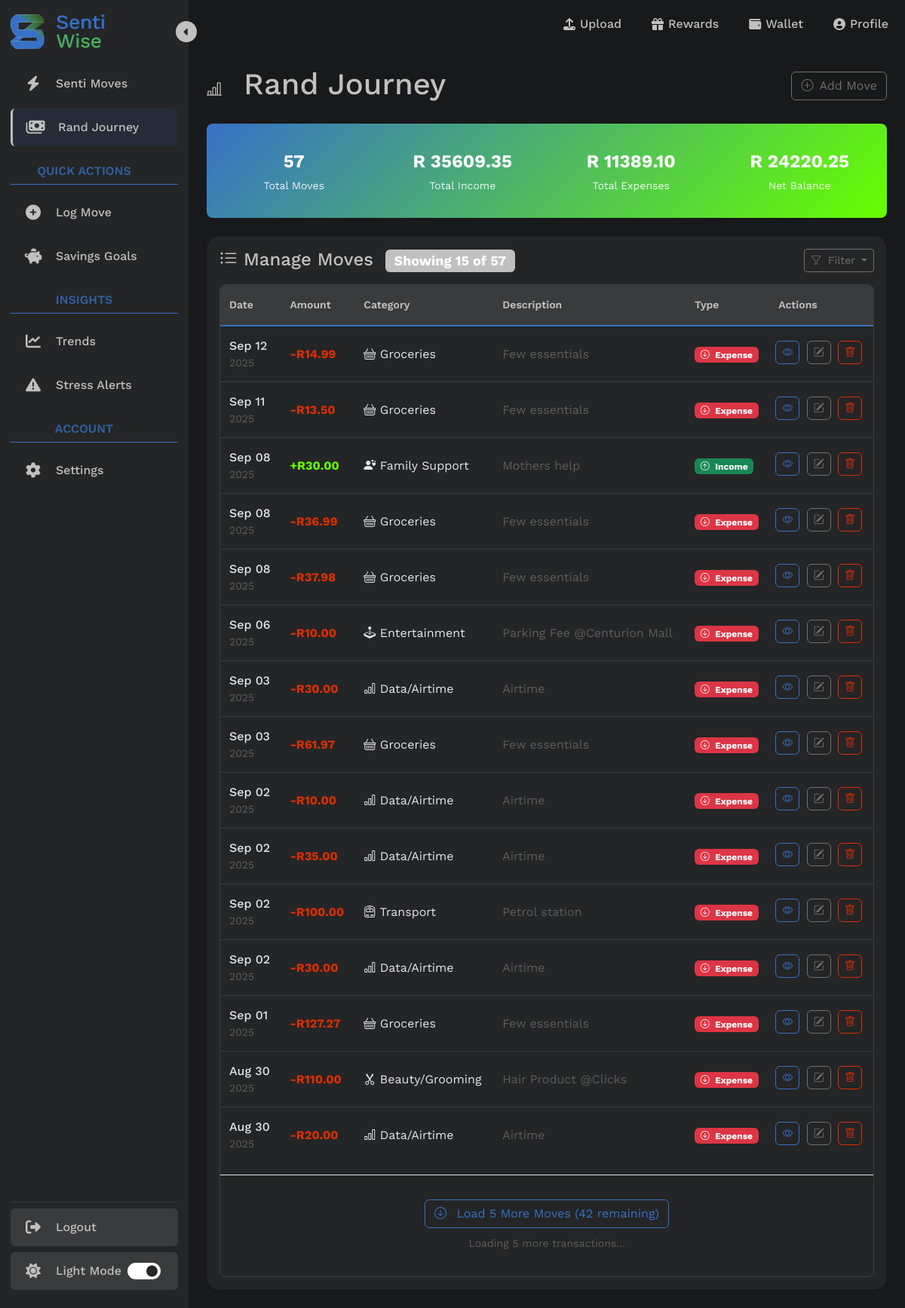
The app's page /transactions/list/ (signed in), older data.
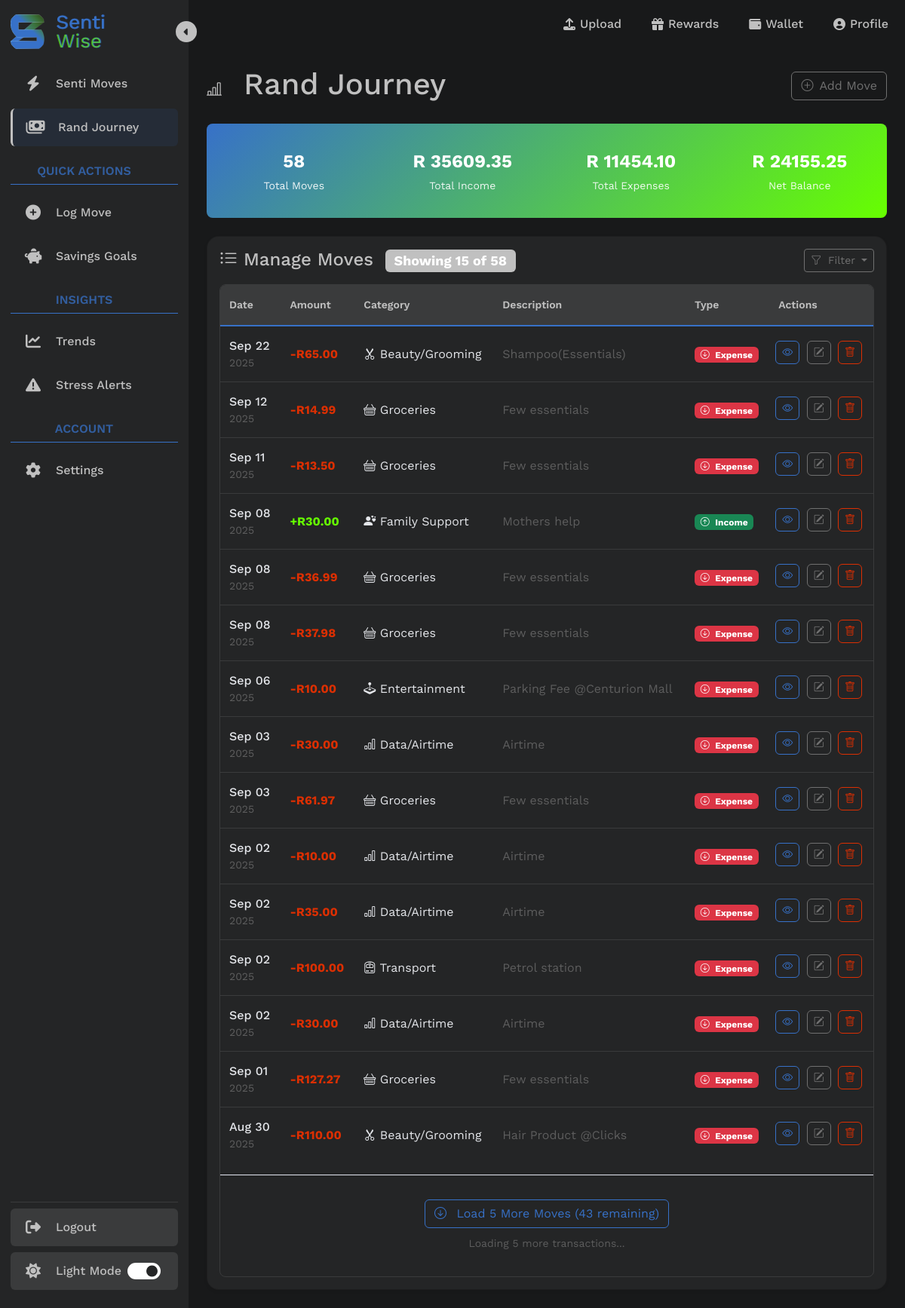
The same page, newer data.
### transactions/models.py (models this page shows, shortened)
class Transaction(models.Model):
    TRANSACTION_TYPES = (
        ('income', 'Income'),
        ('expense', 'Expense'),
    )
    user = models.ForeignKey(User, on_delete=models.CASCADE, related_name='transactions')
    amount = models.DecimalField(max_digits=10, decimal_places=2)
    category = models.CharField(max_length=22, choices=Category.DEFAULT_CATEGORIES) # preset categories in form
    date = models.DateField()
    type = models.CharField(max_length=7, choices=TRANSACTION_TYPES)
    description = models.CharField(max_length=255, blank=True)

### transactions/views.py (the view)
# urls.py: path('transactions/list/', transactions_list_page, name='list_transaction'), # Read: list all
@login_required(login_url='login')
def transactions_list_page(request):
    print(f"DEBUG: GET parameters: {dict(request.GET)}")
    transaction_filter = TransactionFilter(
        request.GET,
        queryset = Transaction.objects.filter(user=request.user).order_by('-date')
    )
    print(f"DEBUG: Filter form is_valid: {transaction_filter.form.is_valid()}")
    print(f"DEBUG: Filter form data: {transaction_filter.form.data}")
    print(f"DEBUG: Filter form cleaned_data: {getattr(transaction_filter.form, 'cleaned_data', 'No cleaned_data')}")
    filtered_qs = transaction_filter.qs
    print(f"DEBUG: SQL Query: {str(filtered_qs.query)}")
    print(f"DEBUG: Filtered count: {filtered_qs.count()}")
    sample_transactions = list(filtered_qs[:5])
    print(f"DEBUG: Sample transaction types: {[t.type for t in sample_transactions]}")
    page = request.GET.get('page', 1)
    page_size = int(request.GET.get('page_size', 15)) # Initial load: 15, subsequent: 5
    if request.headers.get('X-Requested-With') == 'XMLHttpRequest':
        return handle_ajax_transactions(request, filtered_qs)
    paginator = Paginator(filtered_qs, 15)
    initial_transactions = paginator.get_page(1)
    net_totals = filtered_qs.aggregate(
        net_income = Sum('amount', filter=Q(type='income')),
        net_expenses = Sum('amount', filter=Q(type='expense'))
    )
    net_income = net_totals['net_income'] or 0
    net_expenses = net_totals['net_expenses'] or 0
    net_balance = net_income - net_expenses
    context = {
        'transactions': initial_transactions,
        'total_count': filtered_qs.count(),
        'initial_load_count': len(initial_transactions),
        'total_income': float(net_income),
        'total_expenses': float(net_expenses),
        'net_balance': float(net_balance), # Net Balance
        'has_more': initial_transactions.has_next(),
        'current_page': 1,
        'filter': transaction_filter,
        'current_filter_type': request.GET.get('transaction_type', 'all')
    }
    return render(request, "transactions/list_transaction.html", context)

### transactions/templates/transactions/list_transaction.html (shortened to what this page needs)
{% extends 'transactions/testing-new-sidebar/index-2.html' %}
{% load crispy_forms_tags %}
{% load static %}
{% load sass_tags %}
{% block main_content %}
<main class="tracker-main-content p-4 flex-grow-1">
    <div class="d-flex justify-content-between align-items-center mb-4">
        <div>
            <h1 class="text-primary mb-1"><i class="bi bi-bar-chart-line me-3 fs-5"></i>
                Rand Journey
            </h1>
        </div>
        <div class="d-none d-md-block">
            <a href="{% url 'add_transaction' %}" class="btn btn-outline-dark">
                <i class="bi bi-plus-circle me-2"></i>Add Move
            </a>
        </div>
    </div>
    <div class="row g-3 mb-4">
        <div class="col-12">
            <div class="stats-summary p-3">
                <div class="row text-center">
                    <div class="col-6 col-md-3">
                        <div class="stat-item">
                            <div class="stat-value">{{ total_count }}</div>
                            <div class="stat-label">Total Moves</div>
                        </div>
                    </div>
                    <div class="col-6 col-md-3">
                        <div class="stat-item">
                            <div class="stat-value">R {{ total_income|floatformat:2 }}</div>
                            <div class="stat-label">Total Income</div>
                        </div>
                    </div>
                    <div class="col-6 col-md-3">
                        <div class="stat-item">
                            <div class="stat-value">R {{ total_expenses|floatformat:2 }}</div>
                            <div class="stat-label">Total Expenses</div>
                        </div>
                    </div>
                    <div class="col-6 col-md-3">
                        <div class="stat-item">
                            <div class="stat-value">R {{ net_balance|floatformat:2 }}</div>
                            <div class="stat-label">Net Balance</div>
                        </div>
                    </div>
                </div>
            </div>
        </div>
    </div>
    <div class="card bg-card-color shadow-sm mobile-scroll-fade">
        <div class="card-body">
            <div class="top-items d-flex justify-content-between align-items mb-3">
                <h4 class="card-title text-primary mb-0">
                    <i class="bi bi-list-ul me-2"></i>Manage Moves
                    <span class="badge bg-primary ms-2">
                        Showing <span id="showingCount">{{ initial_load_count|default:transactions.count }}</span>
                        of <span id="totalTransactions">{{ total_count }}</span>
                    </span>
                </h4>
                <div class="d-flex align-items-center">
                    {% if total_count > 0 %}
                    <div class="dropdown">
                        <button class="filter-dropdown-btn btn btn-outline-dark btn-sm dropdown-toggle{% if transaction_filter_type %} filtered{% endif %}"
                                id="filterDropdownBtn"
                                type="button"
                                data-bs-toggle="dropdown">
                            <i class="bi bi-funnel me-1"></i>
                            {% if transaction_filter_type %}
                                Filter: {{ transaction_filter_type|title }}
                            {% else %}
                                Filter
                            {% endif %}
                        </button>
                    </div>
                    {% endif %}
                </div>
            </div>
            {% if total_count > 0 %}
            <div class="table-responsive">
                <table class="table table-hover">
                    <thead>
                        <tr>
                            <th>Date</th>
                            <th>Amount</th>
                            <th>Category</th>
                            <th>Description</th>
                            <th>Type</th>
                            <th>Actions</th>
                        </tr>
                    </thead>
                    <tbody id="transactionsTableBody">
                        {% for t in transactions %}
                        <tr>
                            <td data-label="Date">
                                <div class="d-flex flex-column">
                                    <span class="fw-medium">{{ t.date|date:"M d" }}</span>
                                    <small class="text-muted">{{ t.date|date:"Y" }}</small>
                                </div>
                            </td>
                            <td data-label="Amount">
                                <span class="fw-bold {% if t.type == 'income' %}text-success{% else %}text-danger{% endif %}">
                                    {% if t.type == 'income' %}+{% else %}-{% endif %}R{{ t.amount }}
                                </span>
                            </td>
                            <td data-label="Category">
                                <div class="category-icon-text">
                                    {% if t.category == 'SALARY' %}
                                    <i class="bi bi-briefcase me-1"></i> Work/Salary
                                    {% elif t.category == 'SIDE_HUSTLE' %}
                                    <i class="bi bi-laptop me-1"></i> Side Hustle
                                    {% elif t.category == 'BUSARY' %}
                                    <i class="bi bi-mortarboard"></i> Scholarship/Bursary
                                    {% elif t.category == 'ALLOWANCE' %}
                                    <i class="bi bi-person-hearts"></i> Family Support
                                    {% elif t.category == 'STUDENT_LOAN' %}
                                    <i class="bi bi-buildings"></i> Student Loan
                                    {% elif t.category == 'GRANT' %}
                                    <i class="bi bi-clipboard-check"></i> Grant
                                    {% elif t.category == 'GIFT' %}
                                    <i class="bi bi-gift"></i> Gift
                                    {% elif t.category == 'GROCERIES' %}
                                    <i class="bi bi-basket"></i> Groceries
                                    {% elif t.category == 'RENT' %}
                                    <i class="bi bi-house"></i> Rent/Accomodation
                                    {% elif t.category == 'TRANSPORT' %}
                                    <i class="bi bi-train-front"></i> Transport
                                    {% elif t.category == 'DATA' %}
                                    <i class="bi bi-bar-chart"></i> Data/Airtime
                                    {% elif t.category == 'GYM' %}
                                    <i class="bi bi-heart-pulse-fill"></i> Gym/Fitness
                                    {% elif t.category == 'INSURANCE' %}
                                    <i class="bi bi-bank"></i> Insurance
                                    {% elif t.category == 'DEBT' %}
                                    <i class="bi bi-credit-card"></i> Debt Repayment
                                    {% elif t.category == 'ENTERTAINMENT' %}
                                    <i class="bi bi-joystick"></i> Entertainment
                                    {% elif t.category == 'DINING' %}
                                    <i class="bi bi-fork-knife"></i> Eating Out
                                    {% elif t.category == 'EDUCATION' %}
                                    <i class="bi bi-book"></i> Education
                                    {% elif t.category == 'HEALTH' %}
                                    <i class="bi bi-bandaid"></i> Health/Medical
                                    {% elif t.category == 'CLOTHING' %}
                                    <i class="bi bi-bag"></i> Clothing
                                    {% elif t.category == 'SAVINGS' %}
                                    <i class="bi bi-piggy-bank"></i> Savings/Invenstments
                                    {% elif t.category == 'SUBSCRIPTIONS' %}
                                    <i class="bi bi-person-vcard"></i> Subscriptions
                                    {% elif t.category == 'PERSONAL_GROOMING' %}
                                    <i class="bi bi-scissors"></i> Beauty/Grooming
                                    {% else %}
                                    {{ category_display|default:t.category }}
                                    {% endif %}
                                </div>
                            </td>
                            <td data-label="Description" class="d-none d-md-table-cell">
                                <span class="text-muted">{{ t.description|truncatechars:50 }}</span>
                            </td>
                            <td data-label="Type">
                                <span class="badge {% if t.type == 'income' %}bg-success{% else %}bg-danger{% endif %}">
                                    <i class="bi {% if t.type == 'income' %}bi-arrow-up-circle{% else %}bi-arrow-down-circle{% endif %} me-1"></i>
                                    {{ t.type|title }}
                                </span>
                            </td>
                            <td data-label="Actions" class="actions">
                                <div class="d-none d-md-block">
                                    <a href="{% url 'detail_transaction' t.id %}" class="btn btn-sm btn-outline-primary rounded" title="View Details">
                                        <i class="bi bi-eye"></i>
                                    </a>
                                    <a href="{% url 'edit_transaction' t.id %}" class="btn btn-sm btn-outline-dark rounded" title="Edit">
                                        <i class="bi bi-pencil-square"></i>
                                    </a>
                                    <a href="{% url 'delete_transaction' t.id %}" class="btn btn-sm btn-outline-danger rounded" title="Delete">
                                        <i class="bi bi-trash"></i>
                                    </a>
                                </div>
                            </td>
                        </tr>
                        {% endfor %}
                    </tbody>
                </table>
                {% if has_more %}
                <div class="load-more-container" id="loadMoreContainer">
                    <button class="btn btn-outline-primary btn-load-more" id="loadMoreBtn">
                        <span class="load-text">
                        </span>
                    </button>
                    <div class="mt-2">
                        <small class="text-muted">
                            Loading <span id="loadingBatch">5</span> more transactions...
                        </small>
                    </div>
                </div>
                {% endif %}
            </div>
            {% endif %}
        </div>
    </div>
</main>
{% endblock %}

Row changes from the older to the newer data that the page shows:
no longer on this page (row unchanged): Transaction: date "Aug 30", date "2025", amount "20.00", category "DATA" (drawn), description "Airtime", type "Expense"
added Transaction: date "Sep 22", date "2025", amount "65.00", shows "Beauty/Grooming", description "Shampoo(Essentials)", type "Expense"
Text that changed along with them:
{{ total_count }}: "57" → "58"
{{ total_expenses|floatformat:2 }}: "11389.10" → "11454.10"
{{ net_balance|floatformat:2 }}: "24220.25" → "24155.25"
text written by a page script: "Load 5 More Moves (42 remaining)" → "Load 5 More Moves (43 remaining)"
